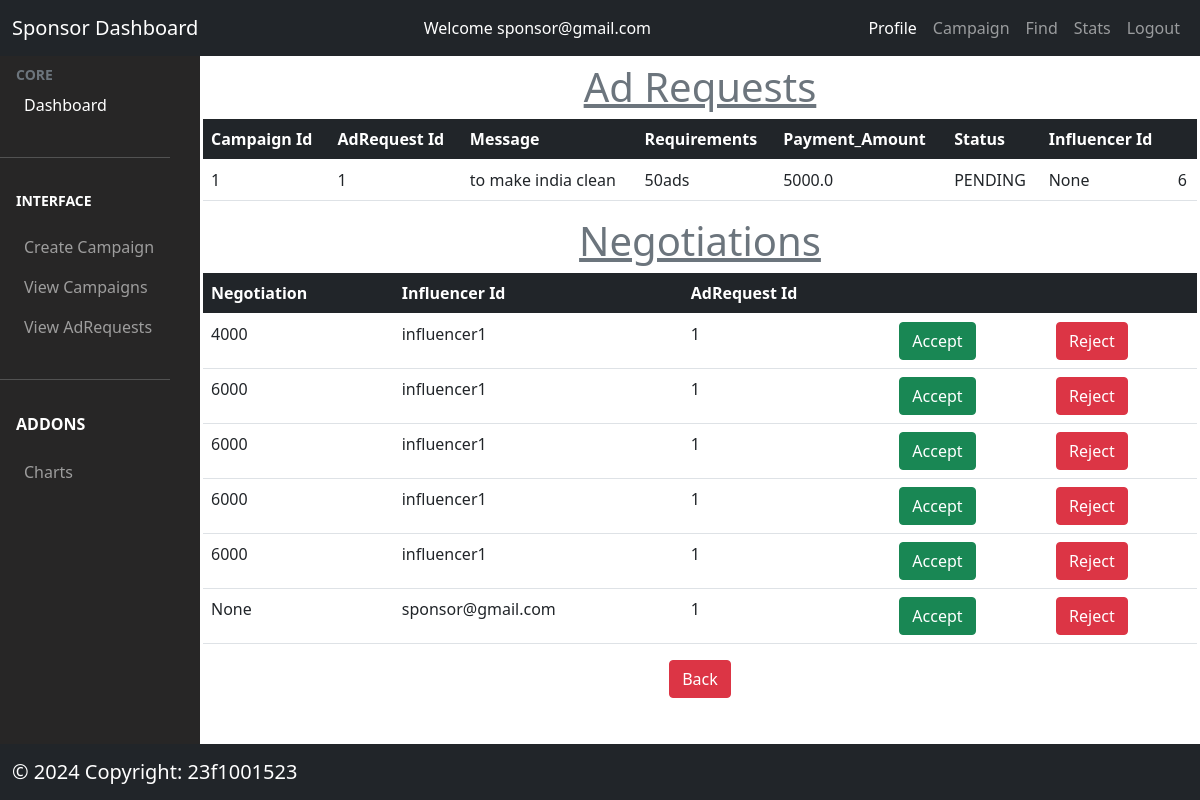
Screenshot of /sponsor/adrequest/negotiation/1 (signed in) with the database file from the repository.
### models/model.py (models this page shows, shortened)
class Negotiation(db.Model):
  __tablename__ = 'negotiations'
  id=db.Column(db.Integer, autoincrement=True, primary_key=True)
  negotiation = db.Column(db.String(400))  # negotiation by influencer
  adrequest_id = db.Column(db.Integer,
                           db.ForeignKey('adrequests.adrequest_id'),
                           nullable=False)
  influencer_id = db.Column(db.Integer,
                            db.ForeignKey('influencers.influencer_id'),
                            nullable=False)

class AdRequest(db.Model):
  __tablename__ = 'adrequests'
  adrequest_id = db.Column(db.Integer, autoincrement=True, primary_key=True)
  message = db.Column(db.String(200), nullable=False)
  requirements = db.Column(db.String(200), nullable=False)
  payment_amount = db.Column(db.Float, nullable=False)
  status = db.Column(db.String(200), nullable=False)
  campaign_id = db.Column(db.String(200),
                          db.ForeignKey("campaigns.campaign_id"),
                          nullable=False)
  influencer_id = db.Column(db.String(200),
                            db.ForeignKey("influencers.influencer_id"))
  create_date = db.Column(db.DateTime, default=datetime.now(timezone.utc))
  negotiations = db.relationship('Negotiation',
                                       backref='adrequest',
                                       lazy=True)

### controllers/sponsor.py (the view)
@app.route('/sponsor/adrequest/negotiation/<id>', methods=['GET', 'POST'])
@login_required_sponsor
def adrequestnegotiation(id):
  adrequests = AdRequest.query.filter_by(adrequest_id=id).first()
  return render_template('/sponsor/adrequest_negotiation.html',
                         adrequests=adrequests)

### controllers/usermanager.py (called while the page is built)
def login_required_sponsor(func):
  @wraps(func)
  def wrapper_sponsor(*args, **kwargs):
    if session.get('loggedin') is None or session['user_type'] != 'sponsor':
      flash('You need to login first')
      return redirect(url_for('login'))
    return func(*args, **kwargs)
  return wrapper_sponsor

### templates/sponsor/adrequest_negotiation.html (shortened to what this page needs)
{% extends '/sponsor/sponsor_dashboard.html' %}
{% block content %}
<div class="mt-1">
    {% if adrequests %}
     <h1 class='text-center text-secondary '><u>Ad Requests</u></h1>
     <table class='table'>
       <thead class='bg-dark text-white'>
       <tr>
         <th>Campaign Id</th>
         <th>AdRequest Id</th>
         <th>Message</th>
         <th>Requirements</th>
         <th>Payment_Amount</th>
         <th>Status</th>
         <th>Influencer Id</th>
         <th></th>
       </tr>
       </thead>
       <tr>
         <td>{{ adrequests.campaign_id }}</td>
       <td>{{ adrequests.adrequest_id }}</td>
         <td>{{ adrequests.message }}</td>
         <td>{{ adrequests.requirements }}</td>
         <td>{{ adrequests.payment_amount }}</td>
         <td>{{ adrequests.status }}</td>
         <td>{{ adrequests.influencer_id }}</td>
         <td>{{adrequests.negotiations | length}}</td>
       </tr>
     </table>
     {% endif %}
</div>
<div class="mt-1">
    {% if adrequests %}
    {% if adrequests.negotiations %}
     <h1 class='text-center text-secondary '><u>Negotiations</u></h1>
     <table class='table'>
       <thead class='bg-dark text-white'>
       <tr>
         <th>Negotiation</th>
         <th>Influencer Id</th>
         <th>AdRequest Id</th>
         <th colspan=2></th>
       </tr>
       </thead>
       {% for negotiation in adrequests.negotiations %}
       <tr>
         <td>{{negotiation.negotiation}}</td>
          <td>{{negotiation.influencer_id}}</td>
         <td>{{negotiation.adrequest_id}}</td>
         {% if adrequests.status=='PENDING' %}
        <td><a href="/sponsor/negotiation/accept/{{negotiation.adrequest_id}}" class='btn btn-success'>Accept</a></td>
         {% endif %}
         {% if adrequests.status=='PENDING' %}
         <td><a  href="/sponsor/negotiation/reject/{{negotiation.adrequest_id}}" class='btn btn-danger'>Reject</a></td>{% endif %}
       </tr>
       {% endfor %}
     </table>
     {% endif %}
  {% endif %}
</div>
<div class='text-center'>
<a type="button" href='/sponsor/campaign/show' class="btn btn-danger text-white">Back</a>
  </div>
{% endblock %}

### templates/sponsor/sponsor_dashboard.html (shortened to what this page needs)
<!doctype html>
<html lang="en">
  <head>
    {% block head %}
     <link rel="stylesheet" href="/static/css/style.css">
    <link href="https://cdn.jsdelivr.net/npm/bootstrap@5.0.2/dist/css/bootstrap.min.css" rel="stylesheet">
    {% endblock %}
  </head>
  <body>
    <div class="parent">
      <div class="header">
        <nav class="navbar navbar-expand-lg navbar-dark bg-dark">
          <div class="container-fluid">
            <a class="navbar-brand" href="/sponsor/dashboard">Sponsor Dashboard</a>
            <div class="collapse navbar-collapse" id="navbarSupportedContent">
              <ul  class="navbar-nav ms-auto mb-2 mb-lg-0">
                <li>
                  <a class="nav-link active" href="/sponsor/campaign"> Welcome {{session['user_id']}}</a>
                </li>
              </ul>
              <ul class="navbar-nav ms-auto mb-2 mb-lg-0">
                <li class="nav-item">
                  <a class="nav-link active"  href="/sponsor/profile">Profile</a>
                </li>
                <li class="nav-item">
                  <a class="nav-link" href="/sponsor/campaign/show">Campaign</a>
                </li>
                <li class="nav-item">
                  <a class="nav-link" href="/sponsor/find">Find</a>
                </li>
                <li class="nav-item">
                  <a class="nav-link" href="/sponsor/stats">Stats</a>
                </li>
                <li class="nav-item dropdown">
                    <a class="nav-link" href="/logout">Logout</a>
                </li>
              </ul>
            </div>
          </div>
        </nav>
      </div>
      <div class="aside">
        <nav class="navbar navbar-dark">
            <ul class="navbar-nav navbar-expand-md">
            <li>
              <div class="text-muted small fw-bold text-uppercase px-3">
                CORE
              </div>
            </li>
            <li>
              <a href="/admin/dashboard" class="nav-link px-3 active">
                <span>Dashboard</span>
              </a>
            </li>
            <li class="my-4"><hr class="dropdown-divider bg-light" /></li>
            <li>
              <div class="small fw-bold text-uppercase px-3 mb-3">
                Interface
              </div>
            </li>
              <li>
                <a class="nav-link px-3 sidebar-link"
                 href="/sponsor/campaign">
                  <span>Create Campaign</span>
                </a>
              </li>
            <li>
              <a class="nav-link px-3 sidebar-link"
               href="/sponsor/campaign/show">
                <span>View Campaigns</span>
              </a>
            </li>
              <li>
                <a href="/sponsor/campaign/show" class="nav-link px-3">
                  <span>View AdRequests</span>
                </a>
              </li>
            <li class="my-4"><hr class="dropdown-divider bg-light" /></li>
            <li>
              <div class="fw-bold text-uppercase px-3 mb-3">
                Addons
              </div>
            </li>
            <li>
              <a href="/sponsor/stats" class="nav-link px-3">
                <span>Charts</span>
              </a>
            </li>
          </ul>
        </nav>
      </div>
      <div class="main">
          {% block content %}
        {% endblock %}
      </div>
      <div class="footer">
        <nav class="navbar fixed-bottom bg-dark navbar-dark">
          <div class="container-fluid">
            <a class="navbar-brand me-auto" href="#">&copy 2024 Copyright: 23f1001523</a>
          </div>
        </nav>
      </div>
    </div>
  </body>
</html>

### static/css/style.css (style rules this page uses)
.parent { display: grid; height: 100vh; grid-template-areas: "head head" "aside main" "foot foot"; grid-template-columns: 0.2fr 1fr; grid-template-rows: auto 1fr auto; overflow:auto; }
.header { grid-area: head; color: white; position: -webkit-sticky; position: sticky; top: 0; z-index:99; }
.aside { grid-area: aside; background-color: #272626; color: white; }
.main { grid-area: main; background-color: white; margin: 3px; overflow:auto; }
.footer { grid-area: foot; background-color: black; color: white; }

### rows the page displays
Negotiation: user_id "sponsor@gmail.com", negotiation "None", influencer_id "sponsor@gmail.com", adrequest_id "1"
AdRequest: campaign_id "1", adrequest_id "1", message "to make india clean", requirements "50ads", payment_amount "5000.0", status "PENDING", influencer_id "None"
Negotiation: negotiation "4000", influencer_id "influencer1", adrequest_id "1"
Negotiation: negotiation "6000", influencer_id "influencer1", adrequest_id "1"
Negotiation: negotiation "6000", influencer_id "influencer1", adrequest_id "1"
Negotiation: negotiation "6000", influencer_id "influencer1", adrequest_id "1"
Negotiation: negotiation "6000", influencer_id "influencer1", adrequest_id "1"

### other values shown
{{ adrequests.negotiations | length }} "6"
